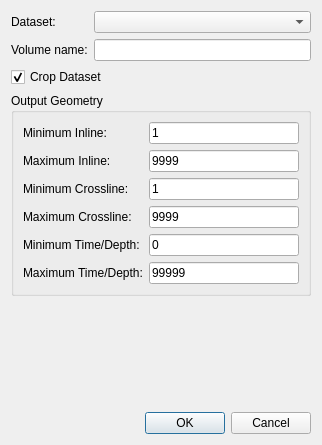
<?xml version="1.0" encoding="UTF-8"?>
<ui version="4.0">
 <class>AmplitudeVolumeDialog</class>
 <widget class="QDialog" name="AmplitudeVolumeDialog">
  <property name="geometry">
   <rect>
    <x>0</x>
    <y>0</y>
    <width>322</width>
    <height>445</height>
   </rect>
  </property>
  <property name="windowTitle">
   <string>Convert to Volume</string>
  </property>
  <layout class="QVBoxLayout" name="verticalLayout">
   <item>
    <layout class="QGridLayout" name="gridLayout_2">
     <item row="0" column="0">
      <widget class="QLabel" name="label_3">
       <property name="text">
        <string>Dataset:</string>
       </property>
      </widget>
     </item>
     <item row="0" column="1">
      <widget class="QComboBox" name="cbDataset">
       <property name="sizePolicy">
        <sizepolicy hsizetype="Expanding" vsizetype="Fixed">
         <horstretch>0</horstretch>
         <verstretch>0</verstretch>
        </sizepolicy>
       </property>
      </widget>
     </item>
     <item row="1" column="0">
      <widget class="QLabel" name="label">
       <property name="text">
        <string>Volume name:</string>
       </property>
      </widget>
     </item>
     <item row="1" column="1">
      <widget class="QLineEdit" name="leVolumeName"/>
     </item>
    </layout>
   </item>
   <item>
    <widget class="QCheckBox" name="cbCrop">
     <property name="text">
      <string>Crop Dataset</string>
     </property>
     <property name="checked">
      <bool>true</bool>
     </property>
    </widget>
   </item>
   <item>
    <widget class="QGroupBox" name="groupBox">
     <property name="enabled">
      <bool>true</bool>
     </property>
     <property name="title">
      <string>Output Geometry</string>
     </property>
     <layout class="QGridLayout" name="gridLayout">
      <item row="2" column="0">
       <widget class="QLabel" name="label_7">
        <property name="text">
         <string>Minimum Crossline:</string>
        </property>
       </widget>
      </item>
      <item row="1" column="0">
       <widget class="QLabel" name="label_5">
        <property name="text">
         <string>Maximum Inline:</string>
        </property>
       </widget>
      </item>
      <item row="4" column="0">
       <widget class="QLabel" name="label_2">
        <property name="text">
         <string>Minimum Time/Depth:</string>
        </property>
       </widget>
      </item>
      <item row="4" column="1">
       <widget class="QLineEdit" name="leMinZ">
        <property name="enabled">
         <bool>true</bool>
        </property>
        <property name="text">
         <string>0</string>
        </property>
        <property name="readOnly">
         <bool>false</bool>
        </property>
       </widget>
      </item>
      <item row="5" column="0">
       <widget class="QLabel" name="label_6">
        <property name="text">
         <string>Maximum Time/Depth:</string>
        </property>
       </widget>
      </item>
      <item row="5" column="1">
       <widget class="QLineEdit" name="leMaxZ">
        <property name="enabled">
         <bool>true</bool>
        </property>
        <property name="text">
         <string>99999</string>
        </property>
       </widget>
      </item>
      <item row="0" column="0">
       <widget class="QLabel" name="label_4">
        <property name="text">
         <string>Minimum Inline:</string>
        </property>
       </widget>
      </item>
      <item row="3" column="1">
       <widget class="QLineEdit" name="leMaxXline">
        <property name="text">
         <string>9999</string>
        </property>
       </widget>
      </item>
      <item row="0" column="1">
       <widget class="QLineEdit" name="leMinIline">
        <property name="text">
         <string>1</string>
        </property>
       </widget>
      </item>
      <item row="2" column="1">
       <widget class="QLineEdit" name="leMinXline">
        <property name="text">
         <string>1</string>
        </property>
       </widget>
      </item>
      <item row="1" column="1">
       <widget class="QLineEdit" name="leMaxIline">
        <property name="text">
         <string>9999</string>
        </property>
       </widget>
      </item>
      <item row="3" column="0">
       <widget class="QLabel" name="label_8">
        <property name="text">
         <string>Maximum Crossline:</string>
        </property>
       </widget>
      </item>
     </layout>
    </widget>
   </item>
   <item>
    <spacer name="verticalSpacer">
     <property name="orientation">
      <enum>Qt::Vertical</enum>
     </property>
     <property name="sizeHint" stdset="0">
      <size>
       <width>20</width>
       <height>40</height>
      </size>
     </property>
    </spacer>
   </item>
   <item>
    <widget class="QDialogButtonBox" name="buttonBox">
     <property name="orientation">
      <enum>Qt::Horizontal</enum>
     </property>
     <property name="standardButtons">
      <set>QDialogButtonBox::Cancel|QDialogButtonBox::Ok</set>
     </property>
    </widget>
   </item>
  </layout>
 </widget>
 <resources/>
 <connections>
  <connection>
   <sender>buttonBox</sender>
   <signal>accepted()</signal>
   <receiver>AmplitudeVolumeDialog</receiver>
   <slot>accept()</slot>
   <hints>
    <hint type="sourcelabel">
     <x>248</x>
     <y>254</y>
    </hint>
    <hint type="destinationlabel">
     <x>157</x>
     <y>274</y>
    </hint>
   </hints>
  </connection>
  <connection>
   <sender>buttonBox</sender>
   <signal>rejected()</signal>
   <receiver>AmplitudeVolumeDialog</receiver>
   <slot>reject()</slot>
   <hints>
    <hint type="sourcelabel">
     <x>316</x>
     <y>260</y>
    </hint>
    <hint type="destinationlabel">
     <x>286</x>
     <y>274</y>
    </hint>
   </hints>
  </connection>
  <connection>
   <sender>cbCrop</sender>
   <signal>toggled(bool)</signal>
   <receiver>groupBox</receiver>
   <slot>setEnabled(bool)</slot>
   <hints>
    <hint type="sourcelabel">
     <x>160</x>
     <y>57</y>
    </hint>
    <hint type="destinationlabel">
     <x>160</x>
     <y>199</y>
    </hint>
   </hints>
  </connection>
 </connections>
</ui>
